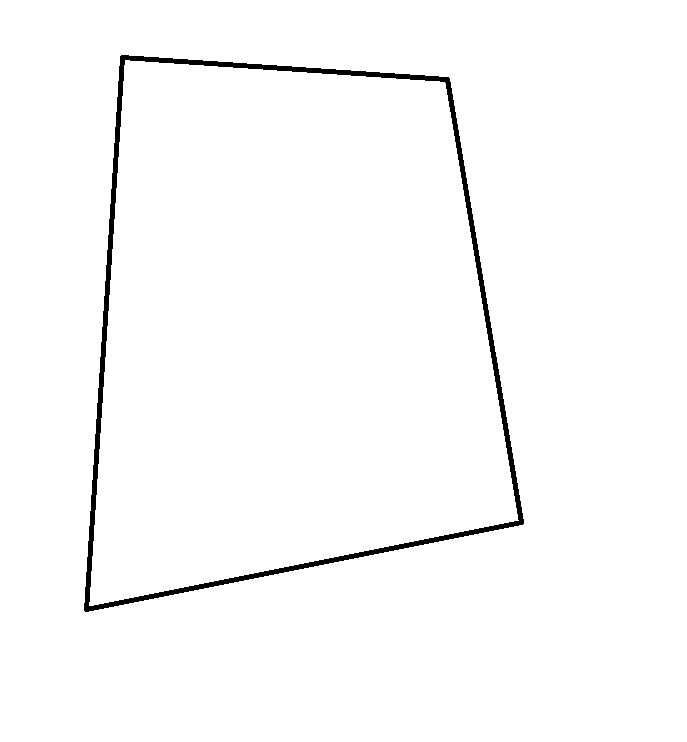
#> input picture frame1.png, 687 x 742 px
$ python transform1.py
#> lines starting #> are read from the running program, lines starting #| are printed output that depends on the picture; after the words box and inside, x2 and y2 are one past the last pixel; in counts of white or black regions, pixels touching at a corner belong together


import numpy as np
import matplotlib.pyplot as plt
from skimage import transform
from skimage import io

im1= io.imread("frame1.png")
#> im1 is the input picture: shape (742, 687, 3); 98.3% white; 1 black region, box (x1, y1, x2, y2) and area: (84, 55, 524, 612) 8767
plt.imshow(im1)
plt.show()

x=500
y=1000
src = np.array([[0, 0], [x, 0], [0, y], [x, y]])
dst = np.array([[122, 57], [446,87], [86,608], [521, 521]])


tform3 = transform.ProjectiveTransform()

tform3.estimate(src, dst)
plt.imshow(transform.warp(im1, tform3,output_shape=(y,x)))

plt.show()
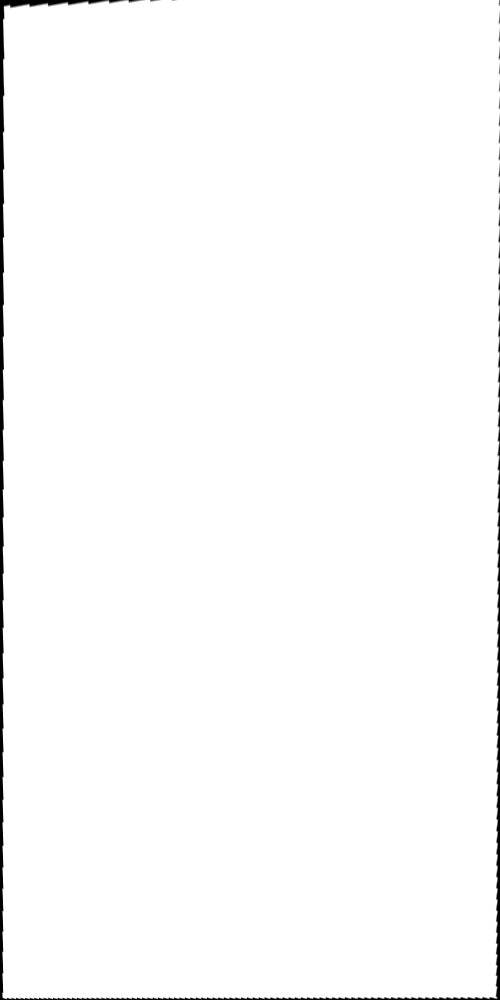
#> shown: shape (1000, 500, 3) float64; min 0, max 1, mean 0.988
